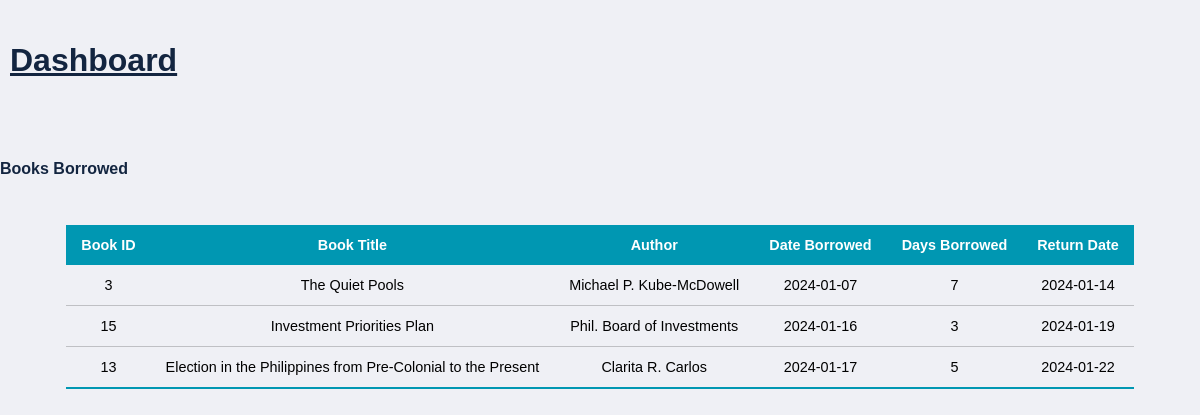
Page /dashboard.php (signed in) on the committed database.
### tables this page shows
CREATE TABLE `borrowers_form` (
  `TransactionNo` int(3) NOT NULL,
  `BookID` int(3) DEFAULT NULL,
  `UserID` int(11) DEFAULT NULL,
  `FullName` varchar(50) NOT NULL,
  `HouseNo` varchar(30) NOT NULL,
  `Baranggay` varchar(30) NOT NULL,
  `City` varchar(30) NOT NULL,
  `ContactNo` varchar(11) NOT NULL,
  `DaytobeBorrowed` varchar(1) NOT NULL,
  `ValidID` blob NOT NULL,
  `date_borrowed` date DEFAULT NULL,
  `return_date` date DEFAULT NULL
);

CREATE TABLE `books` (
  `BookID` int(3) NOT NULL,
  `BookTitle` varchar(70) NOT NULL,
  `FrontCover` blob NOT NULL,
  `Author` varchar(30) NOT NULL,
  `GenreID` int(11) DEFAULT NULL,
  `Genre` varchar(20) NOT NULL,
  `PublishedDate` int(4) NOT NULL,
  `Ratings` varchar(5) NOT NULL,
  `Abstract` varchar(1000) NOT NULL
);

### html/dashboard.php (the view, shortened to what this page needs)
<link rel="stylesheet" href="../css/style.css">
<link rel="stylesheet" href="https://cdnjs.cloudflare.com/ajax/libs/font-awesome/4.7.0/css/font-awesome.min.css">
<?php
    include 'dbconnect.php';
    ?>
        <div class="dashboardtitle_container">
            <div class="dashboard_title"><p>Dashboard</p></div><br>
            <h4>Books Borrowed</h4>
        </div>
    <?php
$user_email = $_SESSION['SESSION_EMAIL'];
$user_query = mysqli_query($dbconnect, "SELECT * FROM users WHERE email='$user_email'");
if ($user_query) {
    $query = "SELECT books.BookID, books.BookTitle,
              books.Author, borrowers_form.date_borrowed, borrowers_form.DaytobeBorrowed,
              DATE_ADD(borrowers_form.date_borrowed, INTERVAL borrowers_form.DaytobeBorrowed DAY) AS return_date
              FROM users
              JOIN borrowers_form ON users.UserID = borrowers_form.UserID
              JOIN books ON borrowers_form.BookID = books.BookID
              WHERE users.email = '$user_email'";
    $users_query = mysqli_query($dbconnect, $query);
    if ($users_query) { ?>
        <div class="dashboard_container">
            <table  class="dashboard_table">
                <thead>
                    <tr>
                        <th>Book ID</th>
                        <th>Book Title</th>
                        <th>Author</th>
                        <th>Date Borrowed</th>
                        <th>Days Borrowed</th>
                        <th>Return Date</th>
                    </tr>
                </thead>
                <tbody>
                    <?php
                    while ($row = mysqli_fetch_assoc($users_query)) {
                        $bookID = $row['BookID'];
                        $bookTitle = $row['BookTitle'];
                        $author = $row['Author'];
                        $dateBorrowed = $row['date_borrowed'];
                        $dayToBeBorrowed = $row['DaytobeBorrowed'];
                        $returnDate = $row['return_date'];
                        ?>
                        <tr>
                            <td><?php echo $bookID; ?></td>
                            <td><?php echo $bookTitle; ?></td>
                            <td><?php echo $author; ?></td>
                            <td><?php echo $dateBorrowed; ?></td>
                            <td><?php echo $dayToBeBorrowed; ?></td>
                            <td><?php echo $returnDate; ?></td>
                        </tr>
                        <?php
                    }
                    ?>
                </tbody>
            </table>
        </div>
    <?php } else {
        echo "Query failed: " . mysqli_error($dbconnect);
    }
} else {
    echo "User query failed: " . mysqli_error($dbconnect);
}
?>

### css/style.css (style rules this page uses)
* { font-family: 'Poppins', sans-serif; }
.dashboardtitle_container { text-align: left; color: #132540; }
.dashboard_title { font-family: Poppins, sans-serif; font-weight: 600; font-size: 2rem; padding: 10px; text-decoration: underline; }
.dashboard_container, .usermanagement_container { display: flex; justify-content: center; align-items: center; }
.dashboard_table { border-collapse: collapse; margin: 25px 0; font-size: .9em; min-width: 400px; }
.dashboard_table thead tr { background-color: #0097B2; color: #FFF; text-align: center; font-weight: bold; }
.dashboard_table th, .dashboard_table td { padding: 12px 15px; text-align: center; }
.dashboard_table tbody tr { border-bottom: 1px solid rgba(0, 0, 0, 0.2); }
.dashboard_table tbody tr:last-of-type { border-bottom: 2px solid #0097B2; }

### rows in the picture
borrowers_form: BookID.BookID "3", BookID.BookTitle "The Quiet Pools", BookID.Author "Michael P. Kube-McDowell", date_borrowed "2024-01-07", DaytobeBorrowed "7", returnDate "2024-01-14"
borrowers_form: BookID.BookID "15", BookID.BookTitle "Investment Priorities Plan", BookID.Author "Phil. Board of Investments", date_borrowed "2024-01-16", DaytobeBorrowed "3", returnDate "2024-01-19"
borrowers_form: BookID.BookID "13", BookID.BookTitle "Election in the Philippines from Pre-Colonial to the Present", BookID.Author "Clarita R. Carlos", date_borrowed "2024-01-17", DaytobeBorrowed "5", returnDate "2024-01-22"
